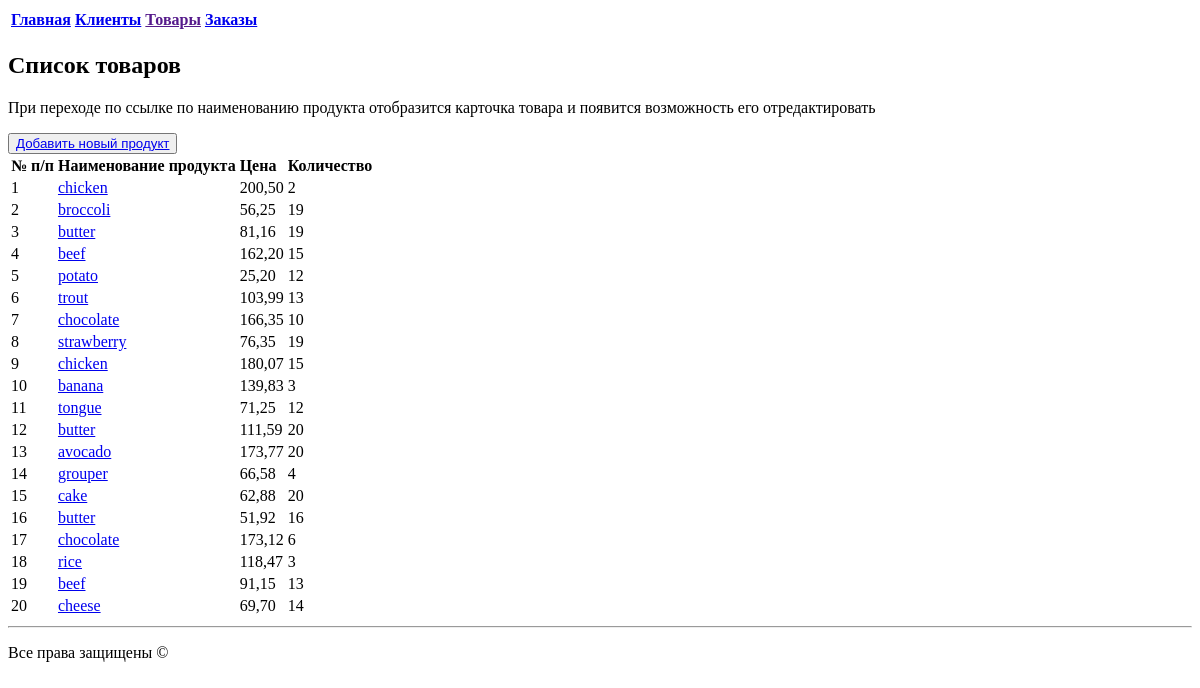
/store/products/, run on an earlier commit of the app's database.
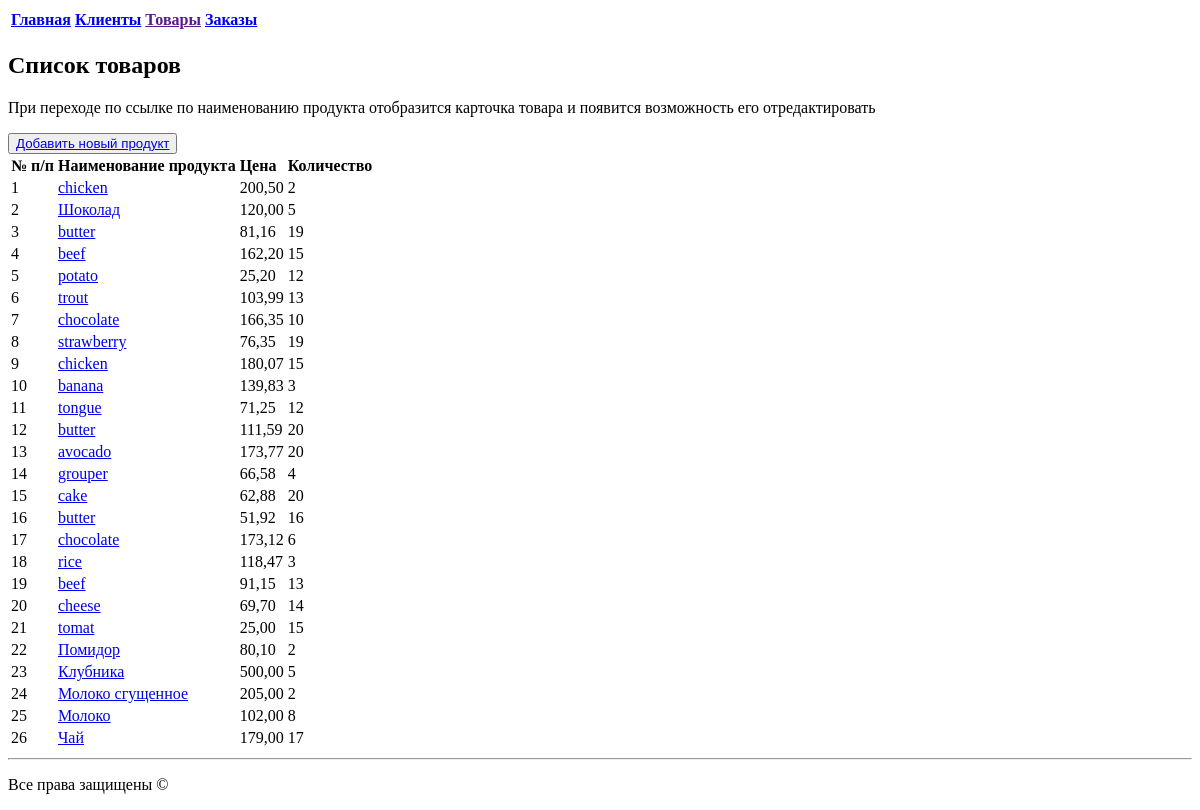
And on a later commit of the database.
### storeapp/models.py (models this page shows, shortened)
class Product(models.Model):
    name = models.CharField(max_length=100)
    description = models.TextField()
    price = models.DecimalField(max_digits=8, decimal_places=2)
    amount = models.IntegerField()
    date_added = models.DateTimeField(auto_now_add=True)
    photo = models.ImageField(upload_to='products/', null=True, blank=True)

### storeapp/views.py (the view)
# urls.py: path('products/', get_products, name='get_products'),
def get_products(request):
    products = Product.objects.all()
    products_dict = {index: value for index, value in enumerate(products, 1)}
    context = {'products': products_dict, 'name': 'Товары'}
    return render(request, 'storeapp/products.html', context)

### storeapp/templates/storeapp/products.html (shortened to what this page needs)
{% extends 'base.html' %}
{% block content %}
  <table>
    <tr>
        <td> <b><a href="../../">Главная</a> </b></td>
        <td> <b><a href="../clients/">Клиенты</a> </b></td>
        <td> <b><a href="">Товары</a> </b></td>
        <td> <b><a href="../orders/">Заказы</a></b></td>
  </table>
  <h2>Список товаров</h2>
<p>При переходе по ссылке по наименованию продукта отобразится карточка товара и появится возможность его отредактировать</p>
<button><a href="{% url 'add_product' %}">Добавить новый продукт</a></button>
  <table>
    <tr><td> <b>№ п/п </b></td><td> <b> Наименование продукта </b></td><td> <b> Цена </b></td><td> <b> Количество </b></td></tr>
  {% for key, value in products.items %}
    <tr><td>{{ key }}</td><td><a href="{% url 'get_product_on_id' value.id %}">{{ value.name }}</a></td><td>{{ value.price }}</td><td>{{ value.amount }}</td></tr>
  {% endfor %}
  </table>
{% endblock %}

### templates/base.html (shortened to what this page needs)
<!DOCTYPE html>
<html lang="en">
<head>
</head>
<body>
  {% block content %}{% endblock %}
<footer>   <hr>
    <p>Все права защищены &copy;</p></footer>
</body>
</html>

What changed in the data, as far as the page shows it:
changed Product: name "broccoli" → "Шоколад"; price "56,25" → "120,00"; amount "19" → "5"
added Product: key "21", name "tomat", price "25,00", amount "15"
added Product: key "22", name "Помидор", price "80,10", amount "2"
added Product: key "23", name "Клубника", price "500,00", amount "5"
added Product: key "24", name "Молоко сгущенное", price "205,00", amount "2"
added Product: key "25", name "Молоко", price "102,00", amount "8"
added Product: key "26", name "Чай", price "179,00", amount "17"
